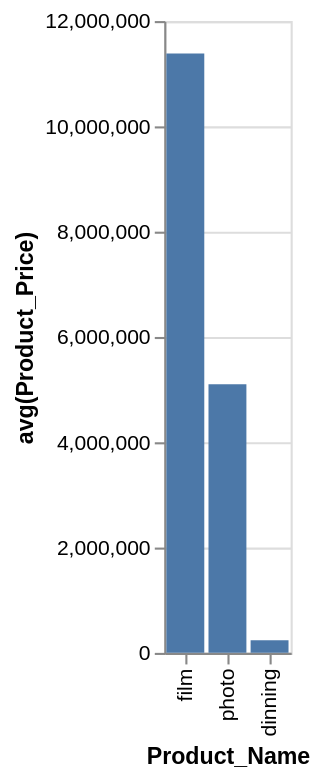

Describe this chart as a Vega-Lite specification.
### Vega-Lite specification from a JSON file in a GitHub repository (floating-point values rounded to 4 significant figures)
{"data": {"values": [{"x_data": "film", "y_data": 11390000.0}, {"x_data": "photo", "y_data": 5103000.0}, {"x_data": "dinning", "y_data": 238700.0}]}, "mark": "bar", "encoding": {"x": {"field": "x_data", "type": "nominal", "title": "Product_Name", "sort": {"op": "sum", "field": "y_data", "order": "descending"}}, "y": {"field": "y_data", "type": "quantitative", "title": "avg(Product_Price)"}}}
